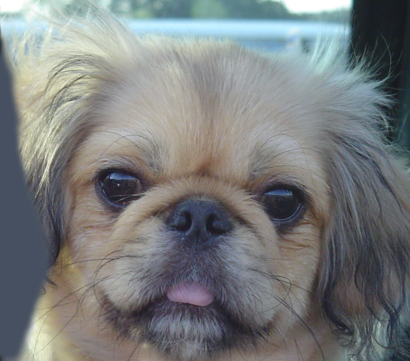
#> input picture 2017csb1104/data/dog.bmp, 410 x 361 px
$ python test.py
#> lines starting #> are read from the running program, lines starting #| are printed output that depends on the picture
import matplotlib.pyplot as plt
import os
import cv2
from os.path import join
import numpy as np
from PIL import Image
import matplotlib.image as mpimg
from skimage.transform import rescale, resize, downscale_local_mean


hybridize=[]

dog = mpimg.imread('../data/dog.bmp').astype('float32')/255
cat = mpimg.imread('../data/cat.bmp').astype('float32')/255
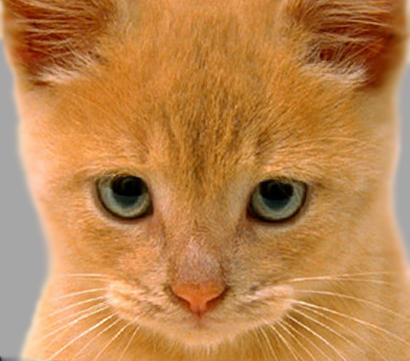
#> input picture 2017csb1104/data/cat.bmp, 410 x 361 px
hybridize.append((dog,cat))

bird = mpimg.imread('../data/bird.bmp')
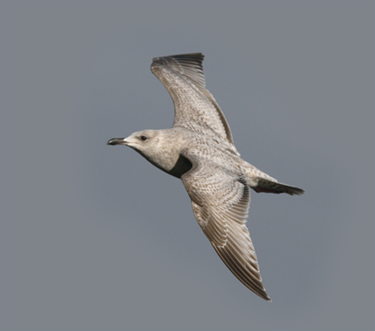
#> input picture 2017csb1104/data/bird.bmp, 375 x 331 px
#> bird is the input picture: shape (331, 375, 3); mean R, G, B 127.7, 131.3, 136.8
plane = mpimg.imread('../data/plane.bmp')
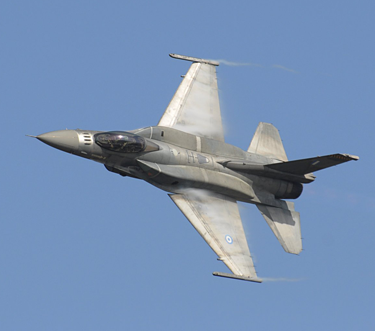
#> input picture 2017csb1104/data/plane.bmp, 375 x 331 px
#> plane is the input picture: shape (331, 375, 3); mean R, G, B 119.8, 145, 180.2
hybridize.append((bird,plane))

fish = mpimg.imread('../data/fish.bmp')
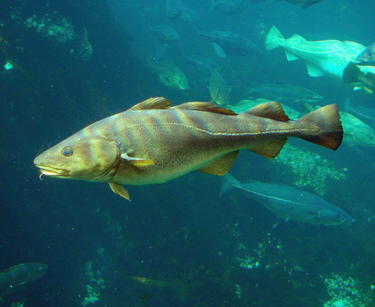
#> input picture 2017csb1104/data/fish.bmp, 375 x 307 px
#> fish is the input picture: shape (307, 375, 3); mean R, G, B 27.2, 95.5, 98.4
submarine = mpimg.imread('../data/submarine.bmp')
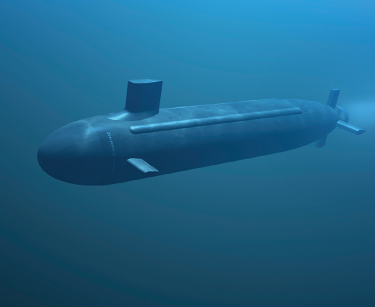
#> input picture 2017csb1104/data/submarine.bmp, 375 x 307 px
#> submarine is the input picture: shape (307, 375, 3); mean R, G, B 29.4, 99.7, 136.3
hybridize.append((fish,submarine))

#> (the run stopped early here; a loop or call above may not have finished)
